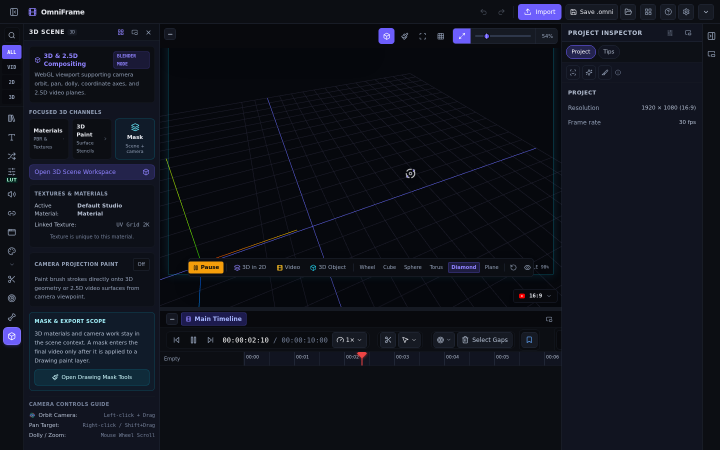
#> input picture evidence/screenshots/three-d-video-plane-composite.png, 1440 x 900 px, found by its file name (shown at 1/2 size)
$ python verify-three-d-opencv.py   (older library calls are emulated)
#> lines starting #> are read from the running program, lines starting #| are printed output that depends on the picture; after the words box and inside, x2 and y2 are one past the last pixel; in counts of white or black regions, pixels touching at a corner belong together
import cv2
import numpy as np
import os
import json

def process_three_d_verification():
    os.makedirs('evidence/cutouts', exist_ok=True)
    os.makedirs('qa/reports', exist_ok=True)

    img = cv2.imread('evidence/screenshots/three-d-video-plane-composite.png')
#> img is the input picture: shape (900, 1440, 3); mean B, G, R 27.5, 18.6, 15.8
    if img is None:
        raise ValueError("Screenshot evidence/screenshots/three-d-video-plane-composite.png not found!")

    h, w, _ = img.shape
#> h = 900; w = 1440
    print(f"Loaded image resolution: {w}x{h}")
#| Loaded image resolution: 1440x900

    # 1. Cutout 3D HUD Toolbar (Bottom Center of preview)
    # hudBox: x: 429, y: 562, width: 585, height: 40
    hud_crop = img[558:606, 425:1020]
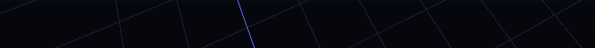
#> hud_crop: shape (48, 595, 3); mean B, G, R 13.8, 8, 5.7
    cv2.imwrite('evidence/cutouts/cut-three-d-hud-aim-toolbar.png', hud_crop)

    # 2. Cutout 3D Camera Aim Status Badge (Top Right of preview)
    # statusBox: x: 712, y: 108, width: 136, height: 25
    status_crop = img[104:138, 708:852]
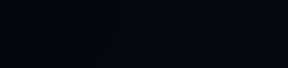
#> status_crop: shape (34, 144, 3) (shown 2 times larger); mean B, G, R 12.59, 7.59, 5.59
    cv2.imwrite('evidence/cutouts/cut-three-d-aim-status-badge.png', status_crop)

    # 3. Cutout 2.5D Video Plane Center Area (Center of preview)
    plane_crop = img[150:520, 360:880]
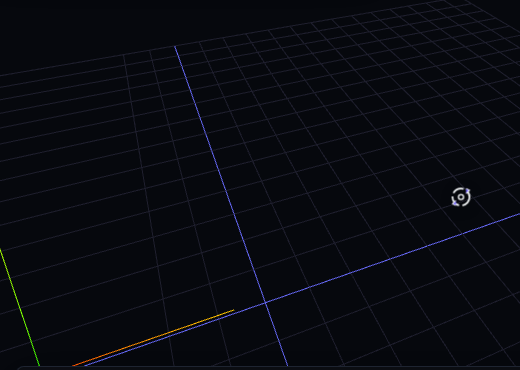
#> plane_crop: shape (370, 520, 3); mean B, G, R 16.1, 10.2, 8.3
    cv2.imwrite('evidence/cutouts/cut-three-d-video-plane.png', plane_crop)

    # 4. Cutout 3D Floating Object Region (Floating to the right of the plane)
    object_crop = img[220:480, 800:1080]
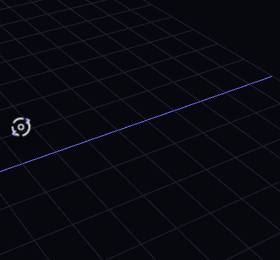
#> object_crop: shape (260, 280, 3); mean B, G, R 16.2, 10.1, 8.2
    cv2.imwrite('evidence/cutouts/cut-three-d-floating-object.png', object_crop)

    def calc_metrics(cropped):
        if cropped.size == 0:
            return {'error': 'empty crop'}
        gray = cv2.cvtColor(cropped, cv2.COLOR_BGR2GRAY)
        laplacian_var = float(cv2.Laplacian(gray, cv2.CV_64F).var())
#> laplacian_var = 180.5
        contrast = float(gray.std())
#> contrast = 4.87
        mean_brightness = float(gray.mean())
#> mean_brightness = 8
        return {
            'laplacian_variance_sharpness': round(laplacian_var, 2),
            'contrast_std': round(contrast, 2),
            'mean_brightness': round(mean_brightness, 2),
            'width': cropped.shape[1],
            'height': cropped.shape[0]
        }

    metrics = {
        'three_d_hud_toolbar': calc_metrics(hud_crop),
        'three_d_aim_status_badge': calc_metrics(status_crop),
        'three_d_video_plane': calc_metrics(plane_crop),
        'three_d_floating_object': calc_metrics(object_crop),
    }
#> in calc_metrics (call 2), `gray = cv2.cvtColor(cropped, cv2.COLOR_BGR2GRAY)`:
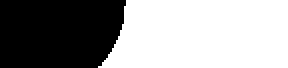
#> gray: shape (34, 144) (shown 2 times larger); values 7 (black) and 8 (white), 59.4% white; 1 black region, box (x1, y1, x2, y2) and area: (0, 0, 63, 34) 1989
#> in calc_metrics (call 2), `laplacian_var = float(cv2.Laplacian(gray, cv2.CV_64F).var())`: laplacian_var = 0.0319
#> in calc_metrics (call 2), `contrast = float(gray.std())`: contrast = 0.491
#> in calc_metrics (call 2), `mean_brightness = float(gray.mean())`: mean_brightness = 7.59

    print(json.dumps(metrics, indent=2))
#> (printed output is left out)
    with open('qa/reports/three-d-opencv-metrics.json', 'w') as f:
        json.dump(metrics, f, indent=2)

    print("OpenCV 3D in 2D Video Plane Verification Completed!")

if __name__ == '__main__':
    process_three_d_verification()
